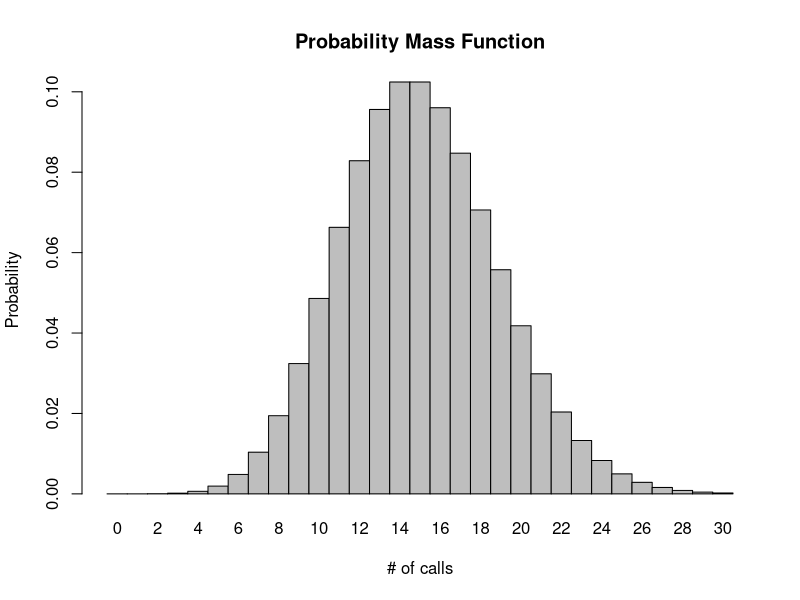
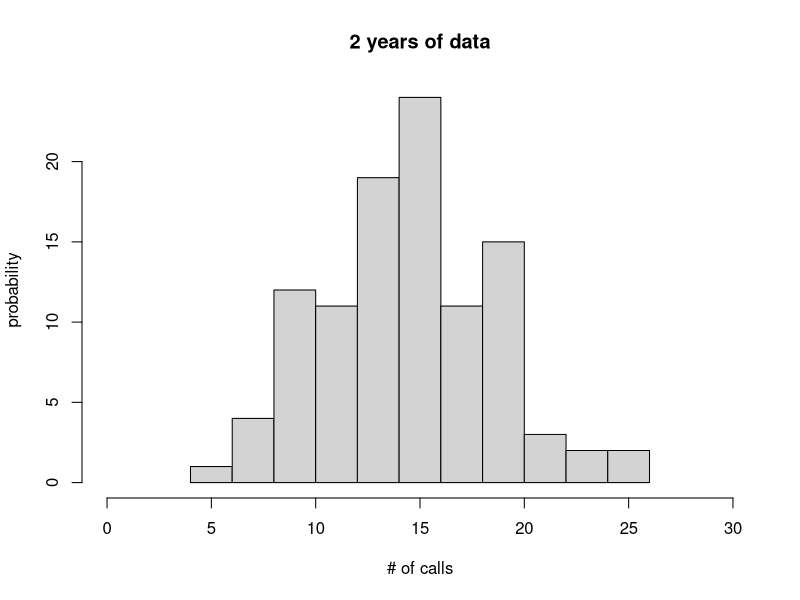

R code for these plots, in order:
## ---- chunk 1
x <- 8
l <- 15
probset <- 1 - dpois(x, lambda = l)
sum(probset)
probset <- ppois(x, lambda =l, upper.tri(TRUE))
probset
## ---- chunk 2
x <- 0
l <- 15
probset <- dpois(x, lambda = l)
probset
## ---- chunk 3
x <- 3
l <- 15
probset <- dpois(x, lambda = l)
probset
## ---- chunk 4
x <- 0:30
l <- 15
probset <- dpois(x, lambda = l)
barplot(probset, names.arg = x, space = 0, xlab = "# of calls", ylab = "Probability", main = "Probability Mass Function")
## ---- chunk 5
x <- 104
lambda <- 15
stimulation <- rpois(x, lambda)
stimulation
## ---- chunk 6
x <- 104
lambda <- 15
stimulation <- rpois(x, lambda)
hist(stimulation, xlab = "# of calls", ylab = "probability", main = "2 years of data", xlim = c(0,30))
